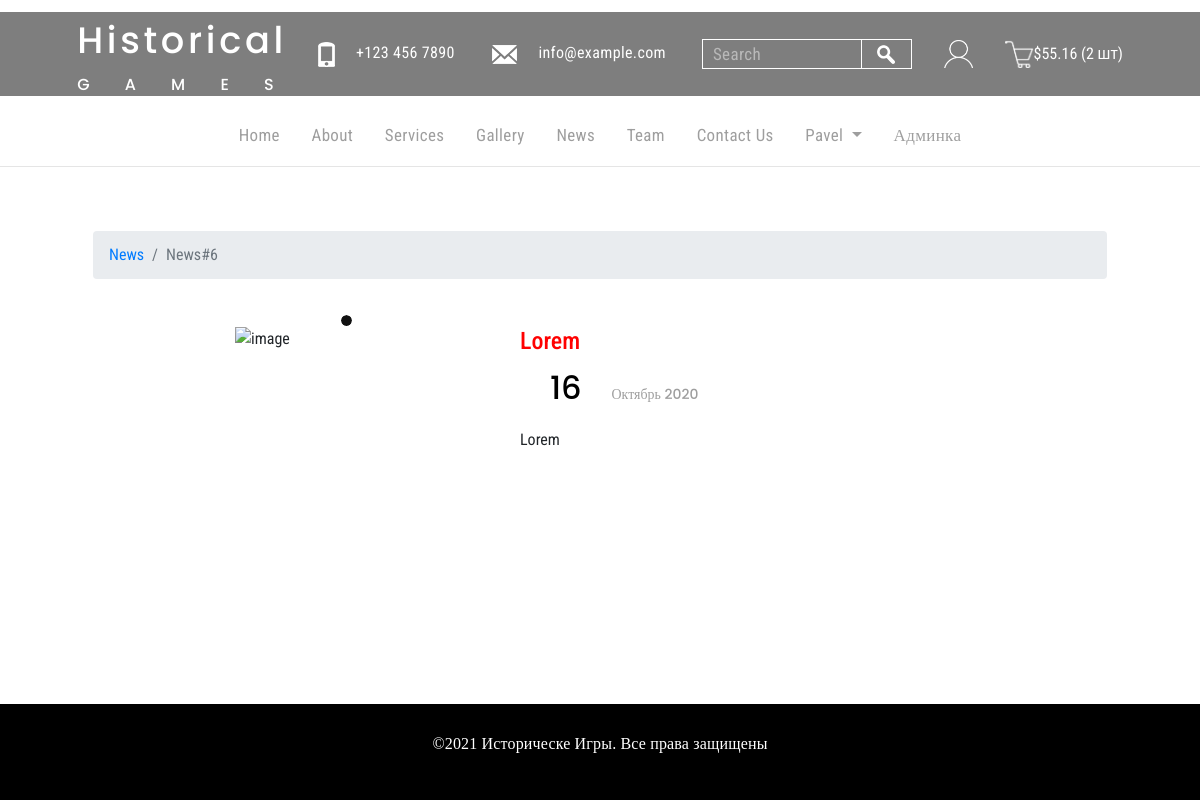
/news_6/ (signed in), run on an earlier commit of the app's database.
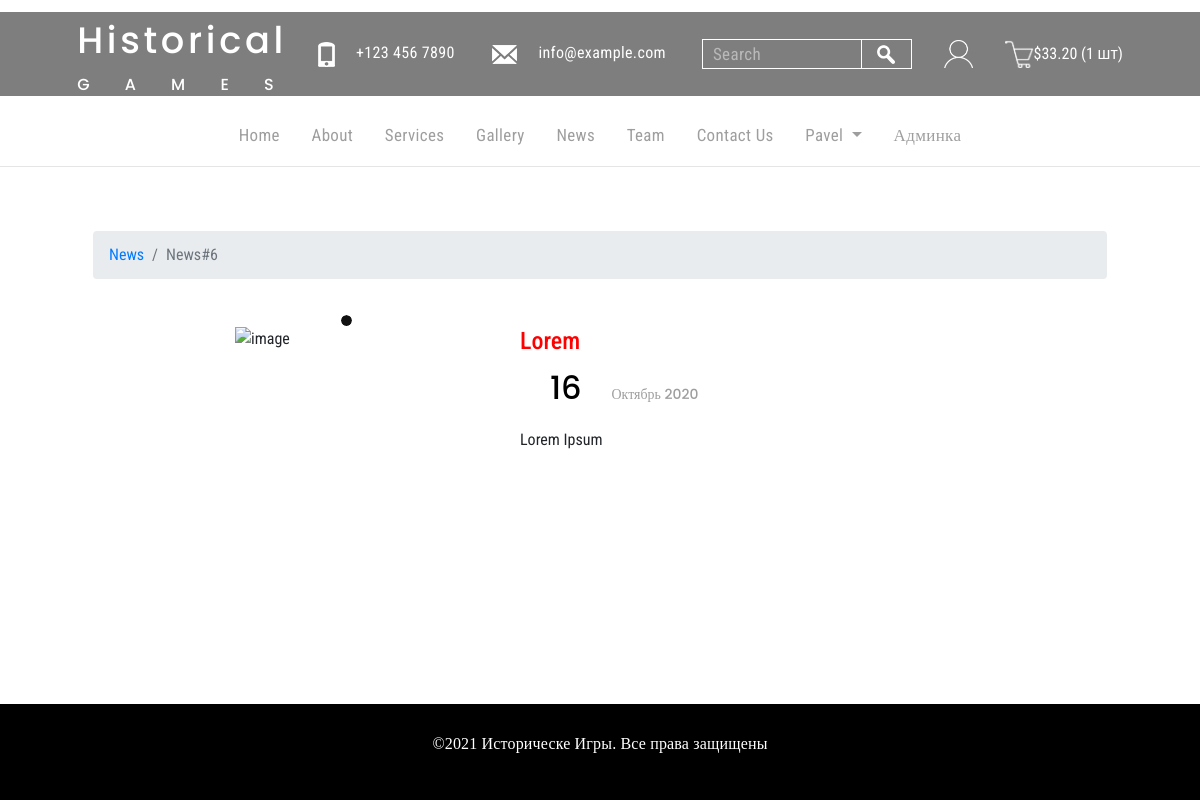
And on a later commit of the database.
### basketapp/models.py (models this page shows, shortened)
class Basket(models.Model):
	user = models.ForeignKey(settings.AUTH_USER_MODEL, on_delete = models.CASCADE, related_name = "basket")
	product = models.ForeignKey(Product, on_delete = models.CASCADE)
	quantity = models.PositiveIntegerField(verbose_name = "количество", default = 0)
	add_datetime = models.DateTimeField(verbose_name = "дата", auto_now_add = True)
	@property
	def product_cost(self):
		return self.product.get_price * self.quantity
	@property
	def total_quantity(self):
		items = Basket.objects.filter(user = self.user)
		return sum(list(map(lambda x: x.quantity, items)))
	@property
	def total_cost(self):
		items = Basket.objects.filter(user=self.user)
		return sum(list(map(lambda x: x.product_cost, items)))

### authapp/models.py (models this page shows, shortened)
class ShopUser(AbstractUser):
	avatar = models.ImageField(upload_to="users_avatars", blank=True)
	age = models.PositiveIntegerField(verbose_name = "возраст", default=18)
	activation_key = models.CharField(max_length=128, blank=True)
	activation_key_expires = models.DateTimeField(default=(datetime.now() + timedelta(hours=48)))

### mainapp/models.py (models this page shows, shortened)
class Product(models.Model):
    category = models.ForeignKey(ProductCategory, on_delete=models.CASCADE)
    name = models.CharField(verbose_name="название игры", max_length=128)
    image = models.ImageField(upload_to="products_images", blank=True)
    description = models.TextField(verbose_name="описание игры", blank=True)
    price = models.DecimalField(verbose_name="стоимость игры", max_digits=8, decimal_places=2,
                                default=0)
    quantity = models.IntegerField(verbose_name="количество на складе", default=0)
    is_active = models.BooleanField(verbose_name='активна', default=True)
    @property
    def get_price(self):
        if self.quantity >= 200:
            return self.disc_price
        else:
            return self.price

class News(models.Model):
    title = models.CharField(verbose_name="заголовок", max_length=64)
    published = models.DateField(verbose_name="опубликовано",
                                 default=datetime.now)
    updated = models.DateField(verbose_name='обновлено',
                               auto_now=True)
    short_desc = models.CharField(verbose_name="краткое описание",
                                  max_length=256)
    description = models.TextField(verbose_name="текст новости")
    img_1 = models.ImageField(upload_to="news", blank=True)
    img_2 = models.ImageField(upload_to="news", blank=True)
    img_3 = models.ImageField(upload_to="news", blank=True)
    is_active = models.BooleanField(verbose_name='активна',
                                    default=True)

### mainapp/views.py (the view)
# urls.py: path('news_<int:pk>/', NewsDetailView.as_view(), name="news_detail"),
class NewsDetailView(DetailView):
    model = News
    def get_context_data(self, **kwargs):
        context = super().get_context_data(**kwargs)
        context['title'] = self.object.pk
        return context

### mainapp/context_processors.py (called while the page is built)
def basket(request):
    basket = []
    if request.user.is_authenticated:
        basket = Basket.objects.filter(user=request.user)
    return {'basket': basket}

### mainapp/templates/mainapp/news_detail.html (shortened to what this page needs)
{% extends 'mainapp/base.html' %}
{% load static %}
{% block content %}
<div class="container mt-5">
    <nav class="mx-5 mb-5" aria-label="breadcrumb">
        <ol class="breadcrumb">
            <li class="breadcrumb-item"><a href="{% url 'news' %}">News</a></li>
            <li class="breadcrumb-item active" aria-current="page">News#{{ title }}</li>
        </ol>
    </nav>
    <div class="row justify-content-center">
        <div class="col-6 col-sm-4 col-lg-3">
            <div id="carousel2" class="carousel slide">
                <ol class="carousel-indicators">
                    <li data-target="#carousel2" data-slide-to="0" class="active"></li>
                    <li data-target="#carousel2" data-slide-to="1"></li>
                    <li data-target="#carousel2" data-slide-to="2"></li>
                </ol>
                <div class="carousel-inner mb-4">
                    <div class="carousel-item active">
                        <img class="img-fluid d-block w-100" src="/media/{{object.img_1}}"
                             alt="image">
                    </div>
                </div>
            </div>
        </div>
        <div class="col-8 col-sm-6 col-lg-5 mb-4">
            <h4 style="color:red;">{{object.title}}</h4>
            <p><span class="date_p">{{object.published|date:"d"}}</span><span
                    class="text_date">{{object.published|date:"F Y"}}</span></p>
            <p class="card-text">{{object.description}}</p>
        </div>
    </div>
</div>
{% endblock %}

### mainapp/templates/mainapp/base.html (shortened to what this page needs)
<!DOCTYPE html>
{% load static %}
{% load cache %}
<html>
<head>
	{% block links %}
	<link rel="stylesheet" type="text/css" href="{% static 'style/bootstrap.min.css' %}">
	<link rel="stylesheet" type="text/css" href="{% static 'style/style.css'%}">
	{% endblock %}
</head>
<body>
{% block header %}<div class="header-cont">{% endblock header %}
	<div class="top_tab">
		<div class="logo">
			<a href="{% url 'main' %}">
				<p class="logo_first">Historical</p>
				<p class="logo_second">GAMES</p>
			</a>
		</div>
		<div class="tel">
			<a href="#"><img src="{% static 'img/tel.png' %}" alt="tel"></a>
			<span class="text_tel">+123 456 7890</span>
			<a href="#"><img src="{% static 'img/email.png' %}" alt="email"></a>
			<span class="text_email">info@example.com</span>
		</div>
		<div class="search">
			<form action="{% url 'search_results' %}" method="get">
				<input name="q" type="text" placeholder="Search">
				<div><button><img src="{% static 'img/search.png' %}" alt="search"></button></div>
			</form>
		</div>
		{% if user.is_authenticated %}
		<a class= "login_icon" href="{% url 'auth:edit' %}" title= " {{ user.first_name|default:'Пользователь' }} "></a>
		{% else %}
		<a class= "login_icon" href="{% url 'auth:login' %}" title= "Вход/регистрация"></a>
		{% endif %}
		<a class= "basket" href="{% url 'basket:view' %}" title="
			{% if basket %}
				В козине {{ basket.0.total_quantity }} товаров на сумму ${{ basket.0.total_cost }}
			{% endif %}">
		</a>
		<span>
		{% if basket %}
			${{ basket.0.total_cost }} ({{ basket.0.total_quantity }} шт)
		{% endif %}
		</span>
	</div>
	{% block menu %}
	<div class="menu">
		{% include 'mainapp/include/inc_menu_gray.html' %}
		<hr class="gray">
	</div>
	{% endblock menu %}
</div>
{% block content %}
{% endblock %}
{% block footer %}
<div class="footer">
	<p>&copy;{% now "Y" %} Историческе Игры. Все права защищены</p>
</div>
{% endblock %}
</body>
</html>

What changed in the data, as far as the page shows it:
computed for Basket: user+product+quantity "55.16" → "33.20"; user+quantity "2" → "1"
changed News "Lorem": description "Lorem" → "Lorem Ipsum"
